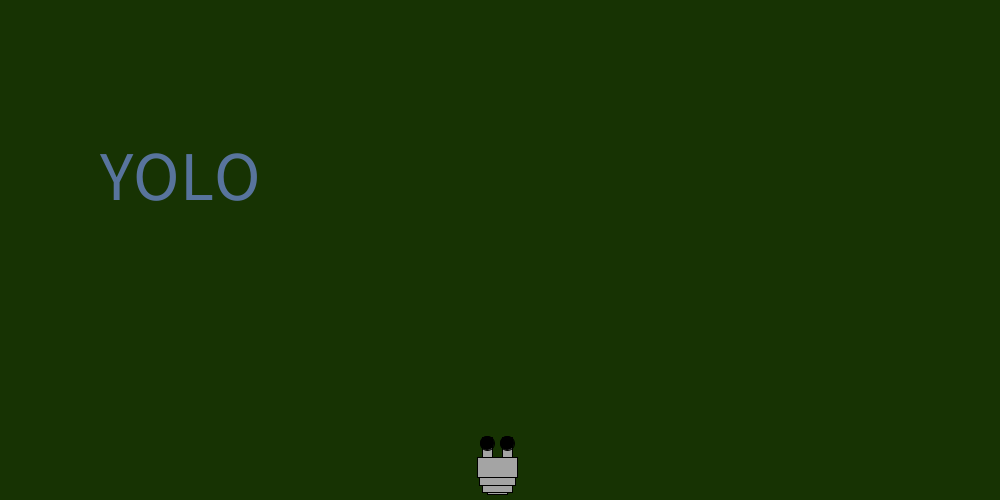
Frame 1 (no input)
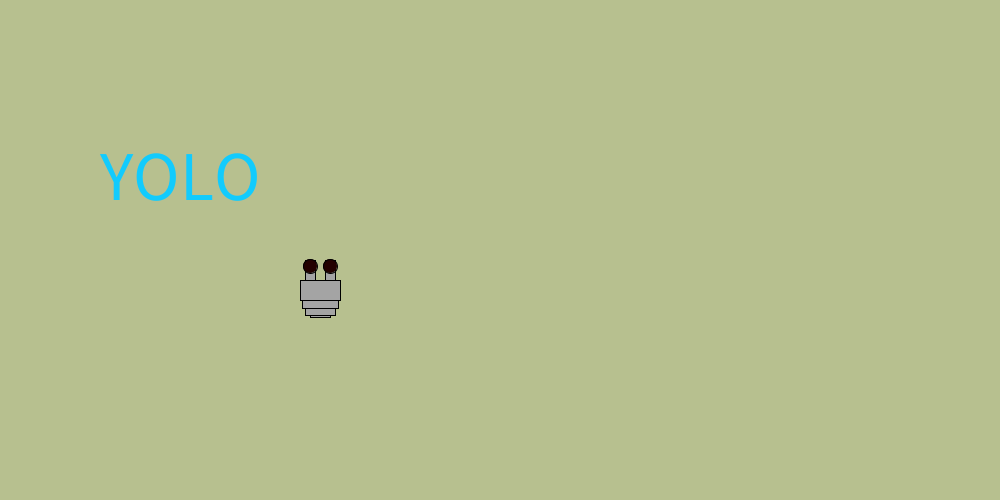
Frame 60 (the mouse pressed at the canvas centre just before this capture)
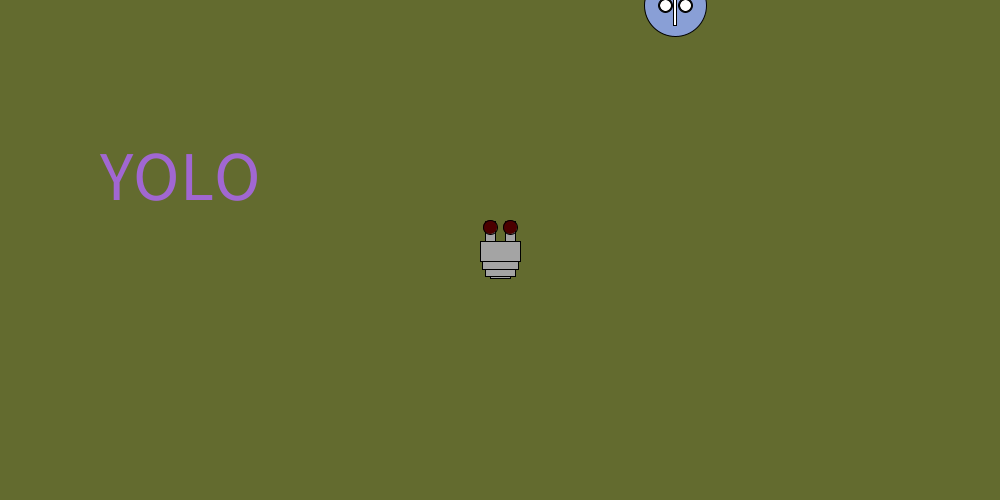
Frame 120 (the mouse held since frame 60 and released just before this capture)

The Processing sketch that drew these frames (run headless with seeded random() and noise(); from frame 60 on, the mouse is pressed at the canvas centre):

// Processing sketch: processing_116630
// ── processing_116630.pde

Robot myRobot;

Beast monster;


void setup() {
  size(1000, 500);
  myRobot= new Robot(color(random(255)), height-30, width/2, 3);

  monster = new Beast ();
}

void draw() {

  background(random(255), random(255), random(255));
  myRobot.move();
  myRobot.display();
  fill(random(255), random(255), random(255));
textSize(70);
text("YOLO", 100,200);

   monster.move();
  monster.display();
}

class Robot {
  color c;
  int eye;
  float x;
  float y;
  float xspeed;
  float xacc;
  float size=2;

  Robot(color tempc, float tempy, float tempx, float tempxspeed) {
    c=tempc;
    x=tempx;
    y=tempy;
    xspeed=tempxspeed;
  }

  void display() {
    rectMode(CENTER);
    fill(c);
    //eyestalks
    rect(x+5*size, y-10*size, 5*size, 10*size);
    rect(x-5*size, y-10*size, 5*size, 10*size);

    //body
    rect(x, y+25, 10*size, 2*size);
    rect(x, y+20, 15*size, 5*size);
    rect(x, y+10, 18*size, 8*size);
    rect(x, y, 20*size, 10*size);



    //eye color/flashing
    fill(eye, 0, 0);
    eye=eye+5;
    if (eye>255) {
      eye=0;
    }
    //eyes
    ellipse(x+5*size, y-12*size, 7*size, 7*size);
    ellipse(x-5*size, y-12*size, 7*size, 7*size);
  }

  void move() {
    if (x>mouseX)
    {
      x=x-xspeed;
    }
    if (x<mouseX) {
      x=x+xspeed;
    }

    if (y>mouseY) {
      y=y-xspeed;
    }
    if (y<mouseY) {
      y=y+xspeed;
    }
  }
}


class Beast {
  float x;
  float y;
  float size;
  color furColor;
  float xspeed;
  float bulbX;
  float bulbY;
  float bulbSize;
  
  Beast () {
    x = random (600);
    y = random (600);
    size = random (50, 100);
    furColor = color (random (255), random (255), random (255));
    xspeed = random (10,15);
    bulbY = y + size / 2;
    bulbSize = random (10, 20);
  }

  void display () {
    
    ellipseMode (CENTER);
    fill (furColor);
    ellipse (x, y, size, size);
    fill (0);
    ellipse (x - 10, y, bulbSize, bulbSize);
    ellipse (x + 10, y, bulbSize, bulbSize);
    fill (255);
    ellipse (x - 10, y, bulbSize - 2, bulbSize - 2);
    ellipse (x + 10, y, bulbSize - 2, bulbSize - 2);
    rect (x - 1, y, 3, 40);
  }

  void move () {
    x += xspeed;
    if (x > width ) {
      x = 0;
      y = random(500);
      furColor = color (random (255), random (255), random (255));
    }
  }
}
